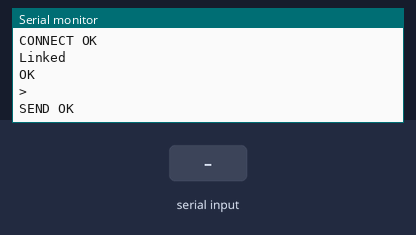
Bench run of a sketch on a simulated Arduino Uno, built with avr-gcc and run on an emulated ATmega328P. On the bench: the last lines printed to the serial monitor. The test bench sets the inputs (shaded band). The modem accepts every AT command (registered, SIM ready, sends succeed) and sends nothing else.

Above: at 3.2 s.
3.3 s: "1" received over the second serial link
At 4.5 s:
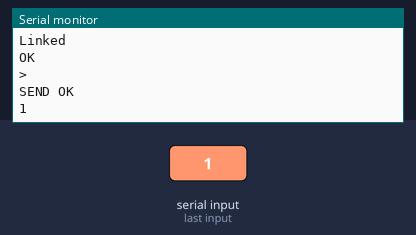
4.8 s: "0" received over the second serial link
At 5.9 s:
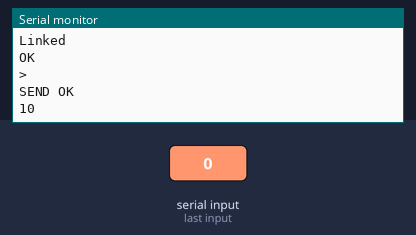

Measured:
- after the input at 3.3 s, the serial monitor: prints a new line at once (image 1)
- after the input at 4.8 s, the serial monitor: prints a new line at once (image 2)

The sketch:

COMANDOS_AT_ESP.ino
```cpp
#include <SoftwareSerial.h>

SoftwareSerial esp8266(10, 11);

void setup() {
  // Open serial communications and wait for port to open:
  Serial.begin(115200);
  while (!Serial) {
    ; // wait for serial port to connect. Needed for native USB port only
  }

  Serial.println("Started");

  // set the data rate for the SoftwareSerial port
  esp8266.begin(115200);
  //esp8266.write("AT\r\n");
  //esp8266.write("AT+CIPSTATUS\r\n"); // aparentemen \r\n indica fin de linea

  esp8266.write("AT+CIPSTART=\"TCP\",\"192.168.1.4\",2828\r\n");
  delay(1000);
  esp8266.write("AT+CIPSEND=18\r\n");
  delay(1000);
  esp8266.write("hola desde arduino\r\n");
}

void loop() {
  if (esp8266.available()) {
    Serial.write(esp8266.read());
  }
  if (Serial.available()) {
    esp8266.write(Serial.read());
  }
}
```
